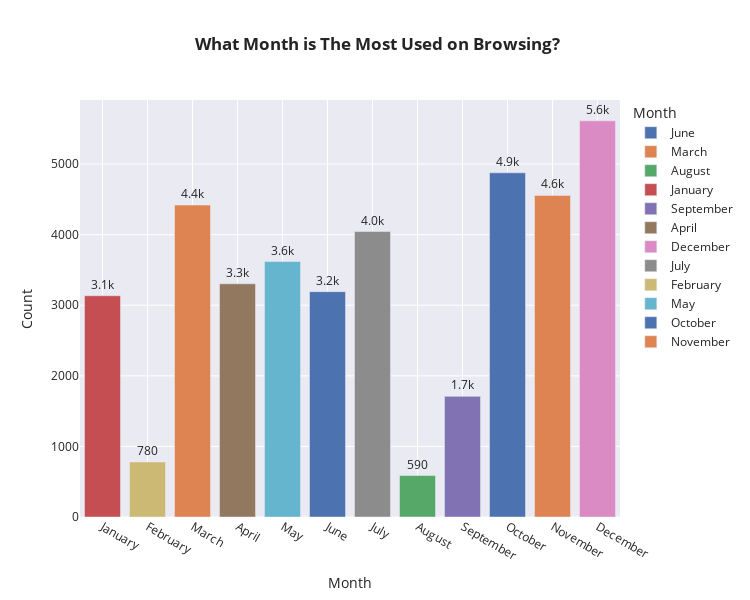

The notebook cell this image was saved under:
### Code cell
#what month is the most used on browsing?
df_month_count = browser_history['month'].value_counts(sort=False)

fig = px.bar(df_month_count, x=df_month_count.index,y=df_month_count.values,
        color=df_month_count.index, labels= {'index':'Month', 'y' : 'Count'},
        template='seaborn',title='<b> What Month is The Most Used on Browsing?',width=750, height=600, 
        text_auto='.2s')

fig.update_traces(textposition='outside')
fig.update_layout(xaxis={'categoryarray':['January', 'February', 'March', 'April', 'May', 'June', 'July', 'August', 'September', 'October', 'November', 'December']})


fig.show()

### Figure 1 — Plotly figure (JSON) as saved in the notebook; plotly's stock layout.template omitted (floating-point values rounded to 4 significant figures)
{"data": [{"alignmentgroup": "True", "hovertemplate": "Month=%{x}<br>Count=%{y}<extra></extra>", "legendgroup": "June", "marker": {"color": "rgb(76,114,176)", "pattern": {"shape": ""}}, "name": "June", "offsetgroup": "June", "orientation": "v", "showlegend": true, "textposition": "outside", "texttemplate": "%{y:.2s}", "type": "bar", "x": ["June"], "xaxis": "x", "y": [3192], "yaxis": "y"}, {"alignmentgroup": "True", "hovertemplate": "Month=%{x}<br>Count=%{y}<extra></extra>", "legendgroup": "March", "marker": {"color": "rgb(221,132,82)", "pattern": {"shape": ""}}, "name": "March", "offsetgroup": "March", "orientation": "v", "showlegend": true, "textposition": "outside", "texttemplate": "%{y:.2s}", "type": "bar", "x": ["March"], "xaxis": "x", "y": [4419], "yaxis": "y"}, {"alignmentgroup": "True", "hovertemplate": "Month=%{x}<br>Count=%{y}<extra></extra>", "legendgroup": "August", "marker": {"color": "rgb(85,168,104)", "pattern": {"shape": ""}}, "name": "August", "offsetgroup": "August", "orientation": "v", "showlegend": true, "textposition": "outside", "texttemplate": "%{y:.2s}", "type": "bar", "x": ["August"], "xaxis": "x", "y": [587], "yaxis": "y"}, {"alignmentgroup": "True", "hovertemplate": "Month=%{x}<br>Count=%{y}<extra></extra>", "legendgroup": "January", "marker": {"color": "rgb(196,78,82)", "pattern": {"shape": ""}}, "name": "January", "offsetgroup": "January", "orientation": "v", "showlegend": true, "textposition": "outside", "texttemplate": "%{y:.2s}", "type": "bar", "x": ["January"], "xaxis": "x", "y": [3134], "yaxis": "y"}, {"alignmentgroup": "True", "hovertemplate": "Month=%{x}<br>Count=%{y}<extra></extra>", "legendgroup": "September", "marker": {"color": "rgb(129,114,179)", "pattern": {"shape": ""}}, "name": "September", "offsetgroup": "September", "orientation": "v", "showlegend": true, "textposition": "outside", "texttemplate": "%{y:.2s}", "type": "bar", "x": ["September"], "xaxis": "x", "y": [1709], "yaxis": "y"}, {"alignmentgroup": "True", "hovertemplate": "Month=%{x}<br>Count=%{y}<extra></extra>", "legendgroup": "April", "marker": {"color": "rgb(147,120,96)", "pattern": {"shape": ""}}, "name": "April", "offsetgroup": "April", "orientation": "v", "showlegend": true, "textposition": "outside", "texttemplate": "%{y:.2s}", "type": "bar", "x": ["April"], "xaxis": "x", "y": [3304], "yaxis": "y"}, {"alignmentgroup": "True", "hovertemplate": "Month=%{x}<br>Count=%{y}<extra></extra>", "legendgroup": "December", "marker": {"color": "rgb(218,139,195)", "pattern": {"shape": ""}}, "name": "December", "offsetgroup": "December", "orientation": "v", "showlegend": true, "textposition": "outside", "texttemplate": "%{y:.2s}", "type": "bar", "x": ["December"], "xaxis": "x", "y": [5612], "yaxis": "y"}, {"alignmentgroup": "True", "hovertemplate": "Month=%{x}<br>Count=%{y}<extra></extra>", "legendgroup": "July", "marker": {"color": "rgb(140,140,140)", "pattern": {"shape": ""}}, "name": "July", "offsetgroup": "July", "orientation": "v", "showlegend": true, "textposition": "outside", "texttemplate": "%{y:.2s}", "type": "bar", "x": ["July"], "xaxis": "x", "y": [4044], "yaxis": "y"}, {"alignmentgroup": "True", "hovertemplate": "Month=%{x}<br>Count=%{y}<extra></extra>", "legendgroup": "February", "marker": {"color": "rgb(204,185,116)", "pattern": {"shape": ""}}, "name": "February", "offsetgroup": "February", "orientation": "v", "showlegend": true, "textposition": "outside", "texttemplate": "%{y:.2s}", "type": "bar", "x": ["February"], "xaxis": "x", "y": [779], "yaxis": "y"}, {"alignmentgroup": "True", "hovertemplate": "Month=%{x}<br>Count=%{y}<extra></extra>", "legendgroup": "May", "marker": {"color": "rgb(100,181,205)", "pattern": {"shape": ""}}, "name": "May", "offsetgroup": "May", "orientation": "v", "showlegend": true, "textposition": "outside", "texttemplate": "%{y:.2s}", "type": "bar", "x": ["May"], "xaxis": "x", "y": [3619], "yaxis": "y"}, {"alignmentgroup": "True", "hovertemplate": "Month=%{x}<br>Count=%{y}<extra></extra>", "legendgroup": "October", "marker": {"color": "rgb(76,114,176)", "pattern": {"shape": ""}}, "name": "October", "offsetgroup": "October", "orientation": "v", "showlegend": true, "textposition": "outside", "texttemplate": "%{y:.2s}", "type": "bar", "x": ["October"], "xaxis": "x", "y": [4876], "yaxis": "y"}, {"alignmentgroup": "True", "hovertemplate": "Month=%{x}<br>Count=%{y}<extra></extra>", "legendgroup": "November", "marker": {"color": "rgb(221,132,82)", "pattern": {"shape": ""}}, "name": "November", "offsetgroup": "November", "orientation": "v", "showlegend": true, "textposition": "outside", "texttemplate": "%{y:.2s}", "type": "bar", "x": ["November"], "xaxis": "x", "y": [4556], "yaxis": "y"}], "layout": {"barmode": "relative", "height": 600, "legend": {"title": {"text": "Month"}, "tracegroupgap": 0}, "title": {"text": "<b> What Month is The Most Used on Browsing?"}, "width": 750, "xaxis": {"anchor": "y", "categoryarray": ["January", "February", "March", "April", "May", "June", "July", "August", "September", "October", "November", "December"], "categoryorder": "array", "domain": [0, 1], "title": {"text": "Month"}}, "yaxis": {"anchor": "x", "domain": [0, 1], "title": {"text": "Count"}}}}
